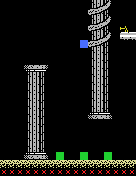

Tiled map render using the project's own tile images. Description and the whole map definition, tile-layer contents included, below:
An orthogonal 17x22 tile map with 8x8 px tiles, 1 tile layer (Tile Layer 1).

<map version="1.2" tiledversion="1.3.2" orientation="orthogonal" renderorder="right-down" compressionlevel="0" width="17" height="22" tilewidth="8" tileheight="8" infinite="0" nextlayerid="2" nextobjectid="1">
 <tileset firstgid="1" name="temple-tiles" tilewidth="8" tileheight="8" tilecount="256" columns="16">
  <image source="temple-tiles.png" width="128" height="128" />
 </tileset>
 <layer id="1" name="Tile Layer 1" width="17" height="22">
  <data encoding="csv">
1,1,1,1,1,1,1,1,1,1,1,8,33,34,1,1,1,
1,1,1,1,1,1,1,1,1,1,1,35,36,37,1,1,1,
1,1,1,1,1,1,1,1,1,1,1,8,33,34,1,1,1,
1,1,1,1,1,1,1,1,1,1,1,35,36,37,1,241,1,
1,1,1,1,1,1,1,1,1,1,1,8,33,34,1,16,16,
1,1,1,1,1,1,1,1,1,1,255,35,36,37,1,1,1,
1,1,1,1,1,1,1,1,1,1,1,8,9,10,1,1,1,
1,1,1,1,1,1,1,1,1,1,1,8,9,10,1,1,1,
1,1,1,11,12,13,1,1,1,1,1,8,9,10,1,1,1,
1,1,1,8,9,10,1,1,1,1,1,8,9,10,1,1,1,
1,1,1,8,9,10,1,1,1,1,1,8,9,10,1,1,1,
1,1,1,8,9,10,1,1,1,1,1,8,9,10,1,1,1,
1,1,1,8,9,10,1,1,1,1,1,8,9,10,1,1,1,
1,1,1,8,9,10,1,1,1,1,1,8,9,10,1,1,1,
1,1,1,8,9,10,1,1,1,1,1,5,6,7,1,1,1,
1,1,1,8,9,10,1,1,1,1,1,1,1,1,1,1,1,
1,1,1,8,9,10,1,1,1,1,1,1,1,1,1,1,1,
1,1,1,8,9,10,1,1,1,1,1,1,1,1,1,1,1,
1,1,1,8,9,10,1,1,1,1,1,1,1,1,1,1,1,
1,1,1,5,6,7,1,256,1,1,256,1,1,256,1,1,1,
3,3,3,3,3,3,3,3,3,3,3,3,3,3,3,3,3,
253,253,253,253,253,253,253,253,253,253,253,253,253,253,253,253,253
</data>
 </layer>
</map>
